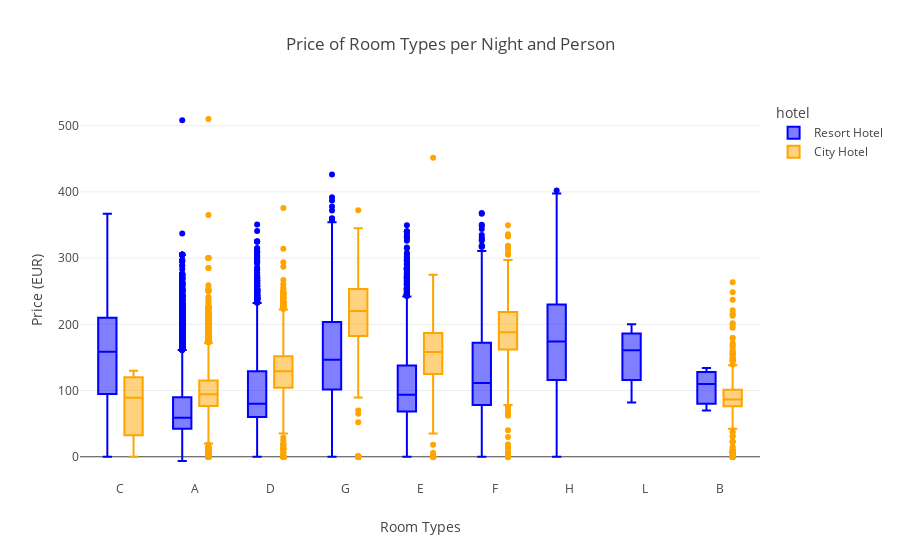

The code cell stored with this chart in its notebook:
### Code cell
fig = px.box(data2, x='reserved_room_type', y='adr', color='hotel',
             title='Price of Room Types per Night and Person',
             labels={'reserved_room_type': 'Room Types', 'adr': 'Price (EUR)'},
             color_discrete_sequence=['blue', 'orange'])

fig.update_layout(
    xaxis_title='Room Types',
    yaxis_title='Price (EUR)'
)
fig.show()

### Figure 1 — Plotly figure (JSON) as saved in the notebook; plotly's stock layout.template omitted (floating-point values rounded to 4 significant figures; data arrays with more than 128 entries replaced by an {"elided": "..."} marker saying what was removed)
{"data": [{"alignmentgroup": "True", "hovertemplate": "hotel=Resort Hotel<br>Room Types=%{x}<br>Price (EUR)=%{y}<extra></extra>", "legendgroup": "Resort Hotel", "marker": {"color": "blue"}, "name": "Resort Hotel", "notched": false, "offsetgroup": "Resort Hotel", "orientation": "v", "showlegend": true, "type": "box", "x": {"elided": "28927 str values"}, "x0": " ", "xaxis": "x", "y": {"elided": "28927 float values"}, "y0": " ", "yaxis": "y"}, {"alignmentgroup": "True", "hovertemplate": "hotel=City Hotel<br>Room Types=%{x}<br>Price (EUR)=%{y}<extra></extra>", "legendgroup": "City Hotel", "marker": {"color": "orange"}, "name": "City Hotel", "notched": false, "offsetgroup": "City Hotel", "orientation": "v", "showlegend": true, "type": "box", "x": {"elided": "46084 str values"}, "x0": " ", "xaxis": "x", "y": {"elided": "46084 float values"}, "y0": " ", "yaxis": "y"}], "layout": {"boxmode": "group", "legend": {"title": {"text": "hotel"}, "tracegroupgap": 0}, "title": {"text": "Price of Room Types per Night and Person"}, "xaxis": {"anchor": "y", "domain": [0, 1], "title": {"text": "Room Types"}}, "yaxis": {"anchor": "x", "domain": [0, 1], "title": {"text": "Price (EUR)"}}}}
